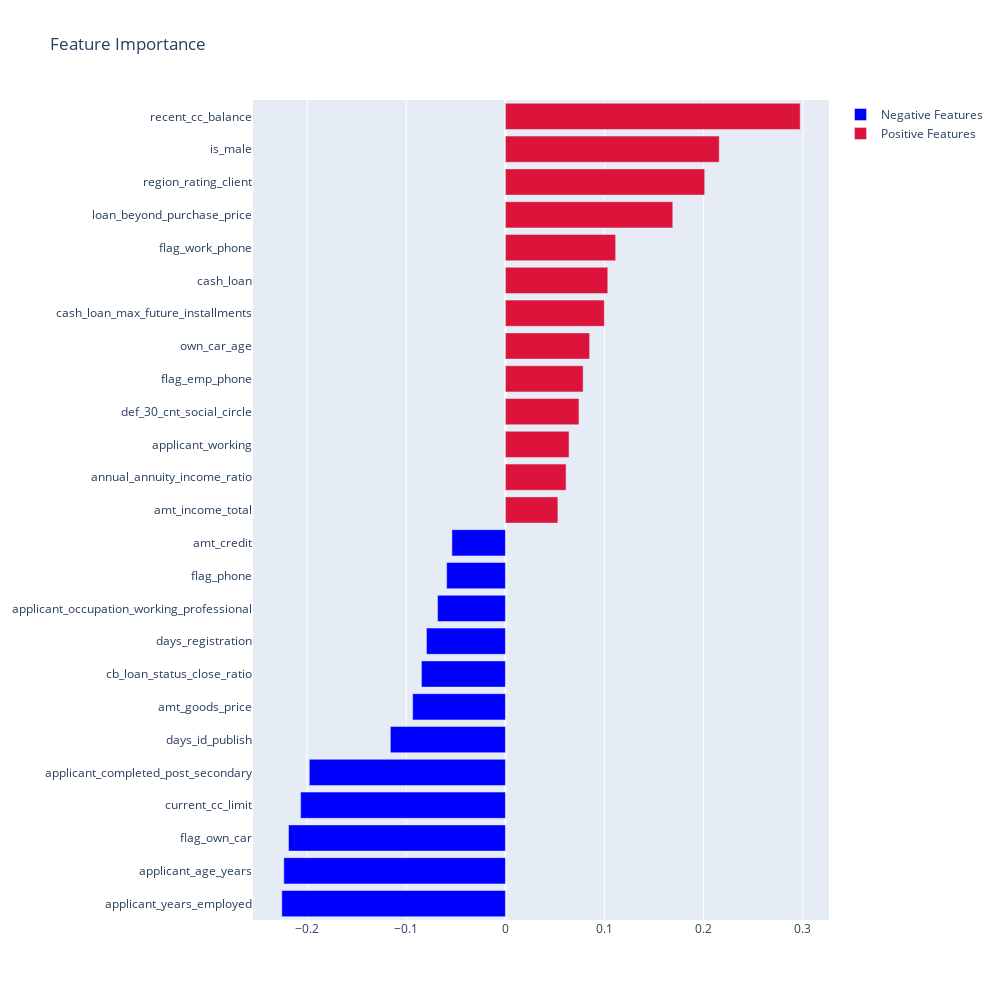

This figure's notebook cell:
### Code cell
fig = go.Figure()
fig.add_trace(go.Bar(y=features_df.loc[features_df['Coefs'] < -0.05, 'index'],
                     x=features_df.loc[features_df['Coefs'] < -0.05, 'Coefs'],
                     orientation='h',
                     name='Negative Features',
                     marker_color='Blue'
                    ))
fig.add_trace(go.Bar(y=features_df.loc[features_df['Coefs'] > 0.05, 'index'],
                     x=features_df.loc[features_df['Coefs'] > 0.05, 'Coefs'],
                     orientation='h',
                     name='Positive Features',
                     marker_color='Crimson'
                    ))

fig.update_layout(title_text='Feature Importance',
                  autosize=False,
                  width=1000,
                  height=1000)

### Figure 1 — Plotly figure (JSON) as saved in the notebook; plotly's stock layout.template omitted (floating-point values rounded to 4 significant figures)
{"data": [{"marker": {"color": "Blue"}, "name": "Negative Features", "orientation": "h", "type": "bar", "x": [-0.2255, -0.2235, -0.2188, -0.2065, -0.1978, -0.116, -0.09353, -0.08468, -0.07962, -0.06844, -0.05927, -0.05396], "y": ["applicant_years_employed", "applicant_age_years", "flag_own_car", "current_cc_limit", "applicant_completed_post_secondary", "days_id_publish", "amt_goods_price", "cb_loan_status_close_ratio", "days_registration", "applicant_occupation_working_professional", "flag_phone", "amt_credit"]}, {"marker": {"color": "Crimson"}, "name": "Positive Features", "orientation": "h", "type": "bar", "x": [0.0529, 0.06117, 0.06415, 0.07417, 0.07835, 0.08492, 0.09978, 0.1032, 0.1112, 0.1688, 0.201, 0.2156, 0.2973], "y": ["amt_income_total", "annual_annuity_income_ratio", "applicant_working", "def_30_cnt_social_circle", "flag_emp_phone", "own_car_age", "cash_loan_max_future_installments", "cash_loan", "flag_work_phone", "loan_beyond_purchase_price", "region_rating_client", "is_male", "recent_cc_balance"]}], "layout": {"autosize": false, "height": 1000, "title": {"text": "Feature Importance"}, "width": 1000}}
